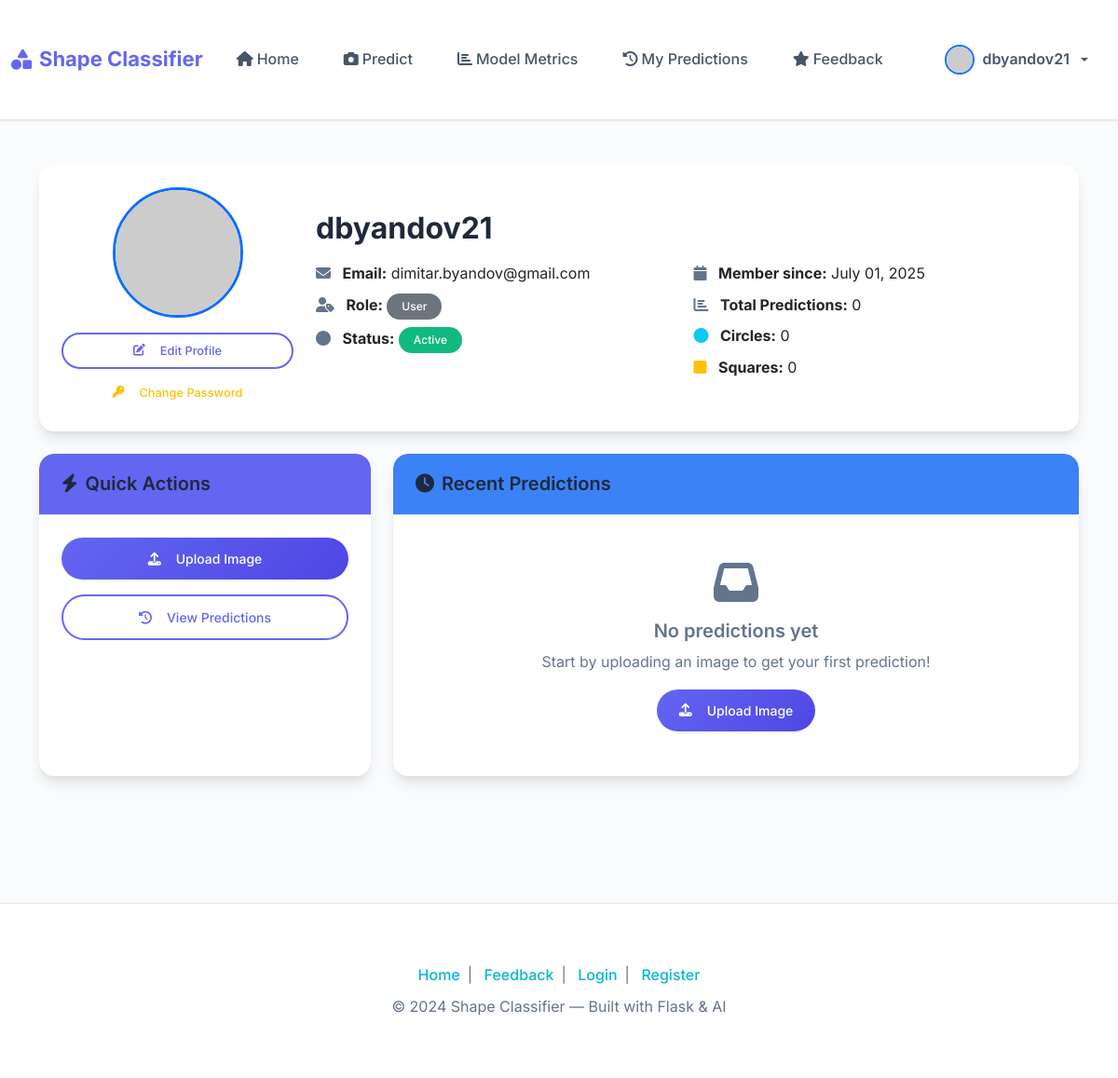
Before: /profile (signed in) with the older database file.
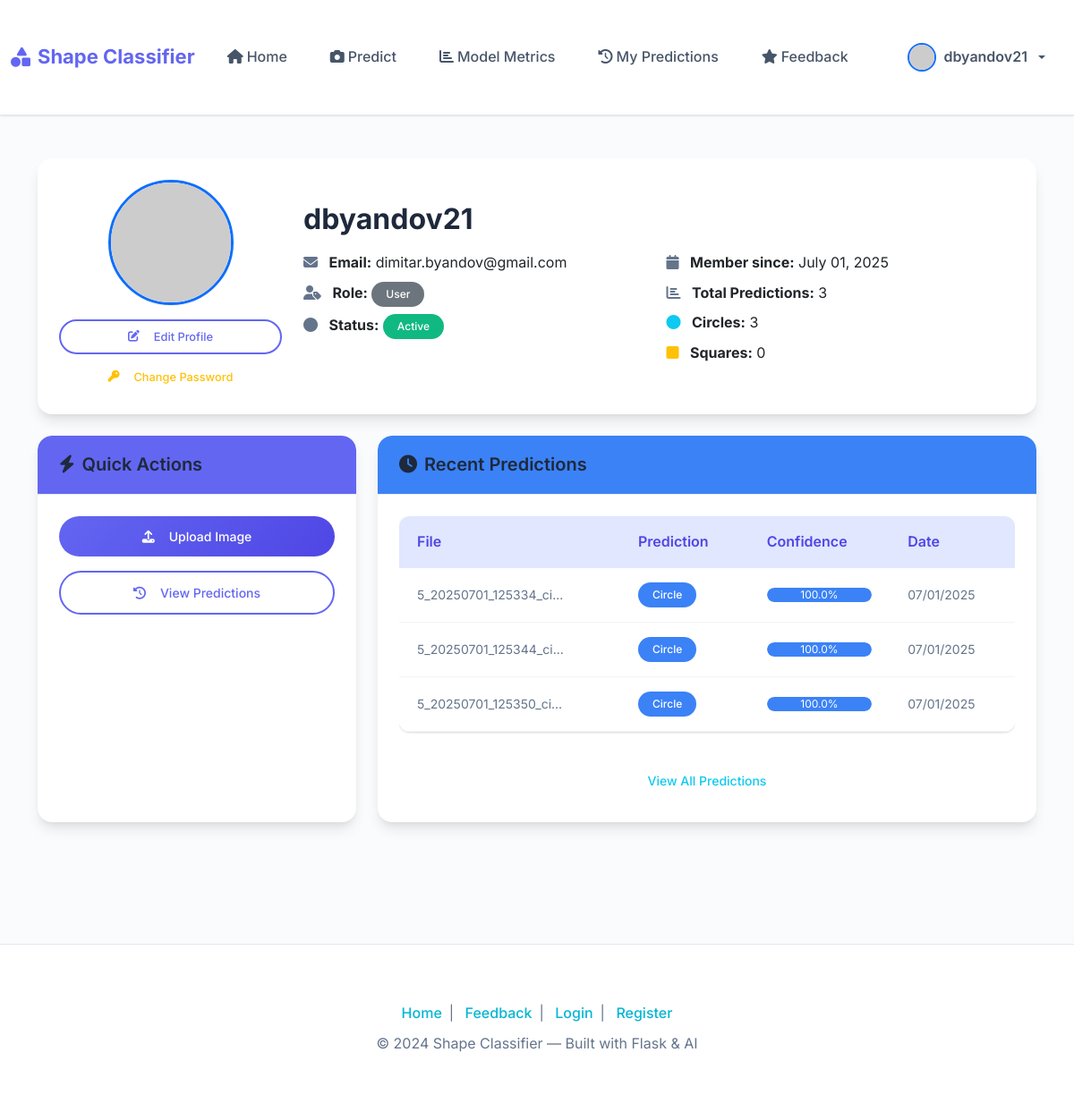
After: the same page with the newer database file.
### app/models/user.py (models this page shows, shortened)
class User(UserMixin, db.Model):
    id = db.Column(db.Integer, primary_key=True)
    username = db.Column(db.String(80), unique=True, nullable=False)
    email = db.Column(db.String(120), unique=True, nullable=False)
    password_hash = db.Column(db.String(128))
    profile_picture = db.Column(db.String(255), nullable=True)  # Store filename of profile picture
    role = db.Column(db.String(20), default='user')  # 'user' or 'admin'
    active = db.Column(db.Boolean, default=True)  # For deactivation
    created_at = db.Column(db.DateTime, default=datetime.utcnow)
    predictions = db.relationship('Prediction', backref='user', lazy=True)
    def is_admin(self):
        return self.role == 'admin'
    def get_prediction_count(self):
        return len(self.predictions)
    def get_circle_predictions(self):
        return len([p for p in self.predictions if p.prediction == 'Circle'])
    def get_square_predictions(self):
        return len([p for p in self.predictions if p.prediction == 'Square'])
    def get_profile_picture_url(self):
        if self.profile_picture:
            return f'/static/uploads/{self.profile_picture}'
        return f'https://ui-avatars.com/api/?name={self.username}&background=random&color=fff&size=200'

### app/models/prediction.py (models this page shows, shortened)
class Prediction(db.Model):
    id = db.Column(db.Integer, primary_key=True)
    user_id = db.Column(db.Integer, db.ForeignKey('user.id'), nullable=False)
    filename = db.Column(db.String(255), nullable=False)
    prediction = db.Column(db.String(20), nullable=False)  # 'Circle' or 'Square'
    confidence = db.Column(db.Float, nullable=True)
    created_at = db.Column(db.DateTime, default=datetime.utcnow)

### app/routes/main.py (the view)
@main.route('/profile')
@login_required
def profile():
    return render_template('main/profile.html')

### app/templates/main/profile.html (shortened to what this page needs)
{% extends 'base.html' %}
{% block content %}
<div class="container py-5">
    <div class="row">
        <div class="col-12 mb-4">
            <div class="card shadow-lg border-0 rounded-4">
                <div class="card-body p-4">
                    <div class="row align-items-center">
                        <div class="col-md-3 text-center">
                            <img src="{{ current_user.get_profile_picture_url() }}"
                                 alt="Profile Picture"
                                 class="rounded-circle border border-3 border-primary shadow-sm mb-3"
                                 style="width: 140px; height: 140px; object-fit: cover;">
                            <div class="d-grid gap-2">
                                <a href="{{ url_for('main.profile_settings') }}" class="btn btn-outline-primary btn-sm rounded-pill">
                                    <i class="fas fa-edit me-2"></i>Edit Profile
                                </a>
                                <a href="{{ url_for('main.change_password') }}" class="btn btn-outline-warning btn-sm rounded-pill">
                                    <i class="fas fa-key me-2"></i>Change Password
                                </a>
                            </div>
                        </div>
                        <div class="col-md-9">
                            <h2 class="mb-3 fw-bold">{{ current_user.username }}</h2>
                            <div class="row g-3">
                                <div class="col-md-6">
                                    <p class="mb-2">
                                        <i class="fas fa-envelope me-2 text-muted"></i>
                                        <strong>Email:</strong> {{ current_user.email }}
                                    </p>
                                    <p class="mb-2">
                                        <i class="fas fa-user-tag me-2 text-muted"></i>
                                        <strong>Role:</strong>
                                        <span class="badge bg-{% if current_user.is_admin() %}primary{% else %}secondary{% endif %} rounded-pill px-3 py-2">
                                            {{ current_user.role.title() }}
                                        </span>
                                    </p>
                                    <p class="mb-2">
                                        <i class="fas fa-circle me-2 text-muted"></i>
                                        <strong>Status:</strong>
                                        <span class="badge bg-{% if current_user.active %}success{% else %}danger{% endif %} rounded-pill px-3 py-2">
                                            {{ 'Active' if current_user.active else 'Inactive' }}
                                        </span>
                                    </p>
                                </div>
                                <div class="col-md-6">
                                    <p class="mb-2">
                                        <i class="fas fa-calendar me-2 text-muted"></i>
                                        <strong>Member since:</strong> {{ current_user.created_at.strftime('%B %d, %Y') }}
                                    </p>
                                    <p class="mb-2">
                                        <i class="fas fa-chart-bar me-2 text-muted"></i>
                                        <strong>Total Predictions:</strong> {{ current_user.get_prediction_count() }}
                                    </p>
                                    <p class="mb-2">
                                        <i class="fas fa-circle me-2 text-info"></i>
                                        <strong>Circles:</strong> {{ current_user.get_circle_predictions() }}
                                    </p>
                                    <p class="mb-2">
                                        <i class="fas fa-square me-2 text-warning"></i>
                                        <strong>Squares:</strong> {{ current_user.get_square_predictions() }}
                                    </p>
                                </div>
                            </div>
                        </div>
                    </div>
                </div>
            </div>
        </div>
        <div class="col-md-4 mb-4">
            <div class="card shadow-lg border-0 rounded-4 h-100">
                <div class="card-header bg-primary text-white rounded-top-4">
                    <h5 class="mb-0 fw-semibold">
                        <i class="fas fa-bolt me-2"></i>Quick Actions
                    </h5>
                </div>
                <div class="card-body">
                    <div class="d-grid gap-3">
                        <a href="{{ url_for('main.predict') }}" class="btn btn-primary rounded-pill">
                            <i class="fas fa-upload me-2"></i>Upload Image
                        </a>
                        <a href="{{ url_for('main.my_predictions') }}" class="btn btn-outline-primary rounded-pill">
                            <i class="fas fa-history me-2"></i>View Predictions
                        </a>
                    </div>
                </div>
            </div>
        </div>
        <div class="col-md-8 mb-4">
            <div class="card shadow-lg border-0 rounded-4 h-100">
                <div class="card-header bg-info text-white rounded-top-4">
                    <h5 class="mb-0 fw-semibold">
                        <i class="fas fa-clock me-2"></i>Recent Predictions
                    </h5>
                </div>
                <div class="card-body">
                    {% if current_user.predictions %}
                        <div class="table-responsive">
                            <table class="table table-hover align-middle">
                                <thead>
                                    <tr>
                                        <th>File</th>
                                        <th>Prediction</th>
                                        <th>Confidence</th>
                                        <th>Date</th>
                                    </tr>
                                </thead>
                                <tbody>
                                    {% for prediction in current_user.predictions[:5] %}
                                    <tr>
                                        <td>
                                            <small class="text-muted">{{ prediction.filename[:20] }}{% if prediction.filename|length > 20 %}...{% endif %}</small>
                                        </td>
                                        <td>
                                            <span class="badge bg-{% if prediction.prediction == 'Circle' %}info{% else %}warning{% endif %} rounded-pill px-3 py-2">
                                                {{ prediction.prediction }}
                                            </span>
                                        </td>
                                        <td>
                                            <div class="progress rounded-pill" style="height: 16px;">
                                                <div class="progress-bar bg-{% if prediction.prediction == 'Circle' %}info{% else %}warning{% endif %} rounded-pill"
                                                     style="width: {{ prediction.confidence * 100 }}%">
                                                    {{ "%.1f"|format(prediction.confidence * 100) }}%
                                                </div>
                                            </div>
                                        </td>
                                        <td>
                                            <small class="text-muted">{{ prediction.created_at.strftime('%m/%d/%Y') }}</small>
                                        </td>
                                    </tr>
                                    {% endfor %}
                                </tbody>
                            </table>
                        </div>
                        <div class="text-center mt-3">
                            <a href="{{ url_for('main.my_predictions') }}" class="btn btn-outline-info rounded-pill">
                                View All Predictions
                            </a>
                        </div>
                    {% else %}
                        <div class="text-center py-4">
                            <i class="fas fa-inbox fa-3x text-muted mb-3"></i>
                            <h5 class="text-muted">No predictions yet</h5>
                            <p class="text-muted">Start by uploading an image to get your first prediction!</p>
                            <a href="{{ url_for('main.predict') }}" class="btn btn-primary rounded-pill">
                                <i class="fas fa-upload me-2"></i>Upload Image
                            </a>
                        </div>
                    {% endif %}
                </div>
            </div>
        </div>
    </div>
</div>
{% endblock %}

### app/templates/base.html (shortened to what this page needs)
<!DOCTYPE html>
<html lang="en">
<head>
    <link href="https://cdn.jsdelivr.net/npm/bootstrap@5.3.2/dist/css/bootstrap.min.css" rel="stylesheet">
    <link rel="stylesheet" href="https://cdnjs.cloudflare.com/ajax/libs/font-awesome/6.4.0/css/all.min.css">
    <link rel="stylesheet" href="{{ url_for('static', filename='css/custom.css') }}">
</head>
<body>
    <div class="sticky-top bg-white shadow-sm">
        {% include 'components/navbar.html' %}
    </div>
    <main>
        {% block content %}{% endblock %}
    </main>
    <footer class="footer">
        <div class="container">
            <div class="mb-2">
                <a href="{{ url_for('main.index') }}">Home</a>|
                <a href="{{ url_for('main.feedback') }}">Feedback</a>|
                <a href="{{ url_for('auth.login') }}">Login</a>|
                <a href="{{ url_for('auth.register') }}">Register</a>
            </div>
            <div>
                &copy; {{ 2024 }} Shape Classifier &mdash; Built with Flask &amp; AI
            </div>
        </div>
    </footer>
</body>
</html>

### app/templates/components/navbar.html (shortened to what this page needs)
<nav class="navbar navbar-expand-lg bg-white shadow-sm py-2 sticky-top">
  <div class="container-fluid">
    <a class="navbar-brand fw-bold d-flex align-items-center gap-2" href="{{ url_for('main.index') }}">
      <i class="fas fa-shapes text-primary"></i> <span class="gradient-text">Shape Classifier</span>
    </a>
    <div class="collapse navbar-collapse" id="navbarNavDropdown">
      <ul class="navbar-nav me-auto mb-2 mb-lg-0 align-items-lg-center gap-lg-2">
        <li class="nav-item">
          <a class="nav-link{% if request.endpoint == 'main.index' %} active{% endif %}" href="{{ url_for('main.index') }}">
            <i class="fas fa-home me-1"></i>Home
          </a>
        </li>
        {% if current_user.is_authenticated %}
        <li class="nav-item">
          <a class="nav-link" href="{{ url_for('main.predict') }}">
            <i class="fas fa-camera me-1"></i>Predict
          </a>
        </li>
        <li class="nav-item">
          <a class="nav-link" href="{{ url_for('main.model_evaluation') }}">
            <i class="fas fa-chart-bar me-1"></i>Model Metrics
          </a>
        </li>
        <li class="nav-item">
          <a class="nav-link{% if request.endpoint == 'main.my_predictions' %} active{% endif %}" href="{{ url_for('main.my_predictions') }}">
            <i class="fas fa-history me-1"></i>My Predictions
          </a>
        </li>
        <li class="nav-item">
          <a class="nav-link{% if request.endpoint == 'main.feedback' %} active{% endif %}" href="{{ url_for('main.feedback') }}">
            <i class="fas fa-star me-1"></i>Feedback
          </a>
        </li>
        {% endif %}
      </ul>
      <ul class="navbar-nav mb-2 mb-lg-0 align-items-lg-center gap-lg-2">
        {% if current_user.is_authenticated %}
        <li class="nav-item dropdown">
          <a class="nav-link dropdown-toggle d-flex align-items-center gap-2" href="#" id="userDropdown" role="button" data-bs-toggle="dropdown" aria-expanded="false">
            <img src="{{ current_user.get_profile_picture_url() }}"
                 alt="Profile"
                 class="rounded-circle border border-2 border-primary shadow-sm" style="width: 32px; height: 32px; object-fit: cover;">
            <span class="fw-semibold">{{ current_user.username }}</span>
          </a>
        </li>
        {% endif %}
      </ul>
    </div>
  </div>
</nav>

Changed rows visible on the page:
added Prediction: get_circle_predictions "3", get_square_predictions "0", filename "5_20250701_125334_ci", prediction "Circle", prediction.confidence*100 "100.0", created_at "07/01/2025"
added Prediction: filename "5_20250701_125344_ci", prediction "Circle", prediction.confidence*100 "100.0", created_at "07/01/2025"
added Prediction: filename "5_20250701_125350_ci", prediction "Circle", prediction.confidence*100 "100.0", created_at "07/01/2025"
Other visible differences:
{{ current_user.get_prediction_count() }}: "0" → "3"
{{ current_user.get_circle_predictions() }}: "0" → (not shown)
{{ current_user.get_square_predictions() }}: "0" → (not shown)
text no longer shown: "No predictions yet Start by uploading an image to get your first prediction! Upload Image"
text now shown: "File Prediction Confidence Date View All Predictions"
